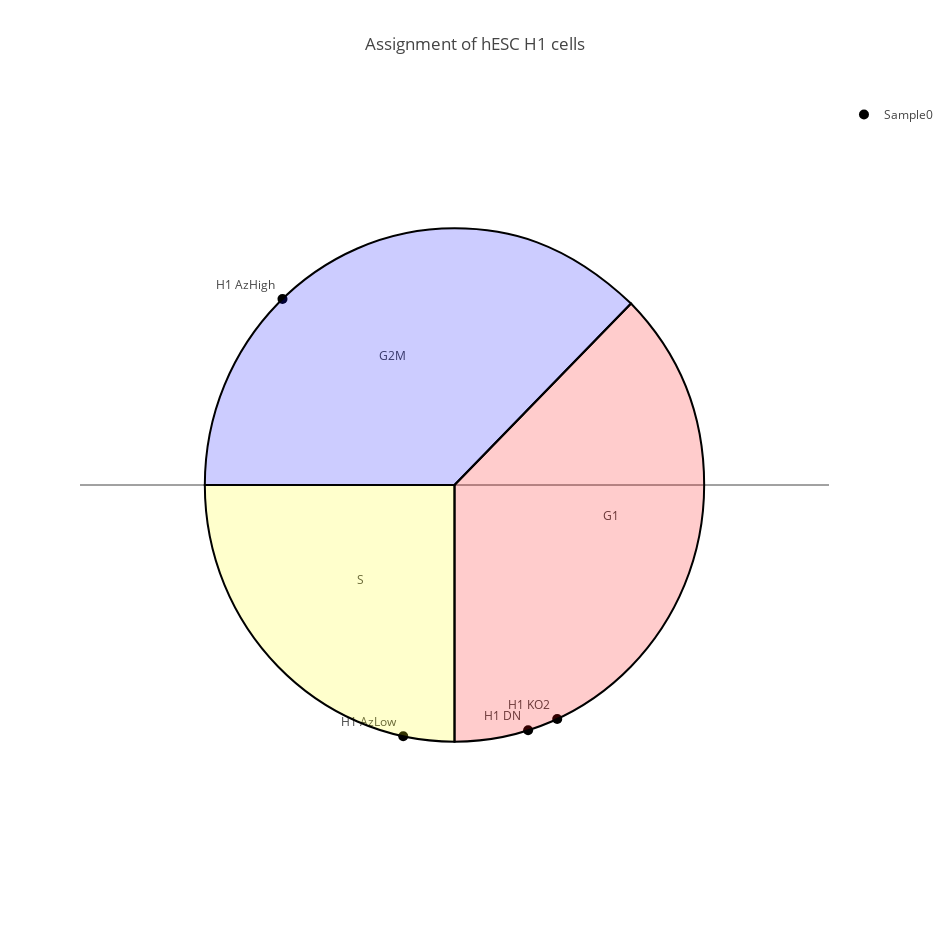
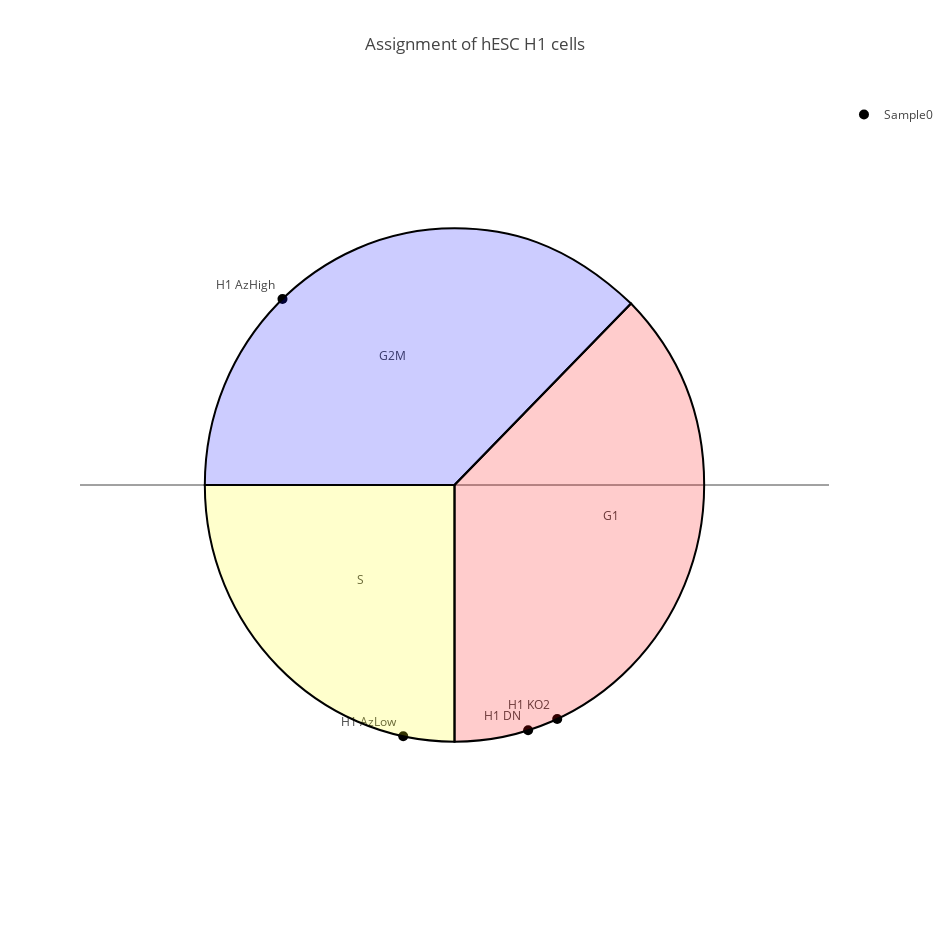

The code cell stored with these charts, in order, in its notebook:
### Code cell
sample1_g1 = [GSE53481_prediction_table.iloc[i, 0] for i in range (0,4)]
sample1_s = [GSE53481_prediction_table.iloc[i, 2] for i in range (0,4)]
sample1_g2m = [GSE53481_prediction_table.iloc[i, 1] for i in range (0,4)]
plot = helper.plot_prediction(sample1_g1, sample1_s, sample1_g2m, t="pie", xaxis=['DN', 'KO2', 'AzLow', 'AzHigh'], xaxislbl="H1", title="Assignment of hESC H1 cells",width=950,height=950)
iplot(plot,image='svg')

### Figure 1 — Plotly figure (JSON) as saved in the notebook; plotly's stock layout.template omitted (floating-point values rounded to 4 significant figures)
{"data": [{"marker": {"color": "black", "size": 10, "symbol": "circle"}, "mode": "markers+text", "name": "Sample0", "text": ["H1 DN", "H1 KO2", "H1 AzLow", "H1 AzHigh"], "textfont": {"size": 12}, "textposition": "top left", "type": "scatter", "x": [0.2949, 0.4114, -0.2054, -0.689], "y": [-0.9555, -0.9114, -0.9787, 0.7247]}, {"hoverinfo": "none", "mode": "text", "showlegend": false, "text": ["G1", "G2M", "S"], "type": "scatter", "x": [0.625, -0.25, -0.375], "y": [-0.125, 0.5, -0.375]}], "layout": {"height": 950, "shapes": [{"fillcolor": "rgba(255,0,0,0.2)", "path": " M 0,0 L0,-1 C 0.552,-1 1,-0.552 1,0 C 1,0.15 0.972,0.442 0.707,0.707 Z", "type": "path"}, {"fillcolor": "rgba(255,255,0,0.2)", "path": " M 0,0 L-1,0 C -1,-0.552 -0.552,-1 0,-1 Z", "type": "path"}, {"fillcolor": "rgba(0,0,255,0.2)", "path": " M 0,0 L0.707,0.707 C 0.442,0.952 0.205,1 0,1 C -0.552,1 -1,0.552 -1,0 Z", "type": "path"}], "title": "Assignment of hESC H1 cells", "width": 950, "xaxis": {"range": [-1.5, 1.5], "showgrid": false, "showline": false, "showticklabels": false, "zeroline": false}, "yaxis": {"range": [-1.5, 1.5], "showgrid": false, "showline": false, "showticklabels": false}}}

### Figure 2 — Plotly figure (JSON) as saved in the notebook; plotly's stock layout.template omitted (floating-point values rounded to 4 significant figures)
{"data": [{"marker": {"color": "black", "size": 10, "symbol": "circle"}, "mode": "markers+text", "name": "Sample0", "text": ["H1 DN", "H1 KO2", "H1 AzLow", "H1 AzHigh"], "textfont": {"size": 12}, "textposition": "top left", "type": "scatter", "x": [0.2949, 0.4114, -0.2054, -0.689], "y": [-0.9555, -0.9114, -0.9787, 0.7247]}, {"hoverinfo": "none", "mode": "text", "showlegend": false, "text": ["G1", "G2M", "S"], "type": "scatter", "x": [0.625, -0.25, -0.375], "y": [-0.125, 0.5, -0.375]}], "layout": {"height": 950, "shapes": [{"fillcolor": "rgba(255,0,0,0.2)", "path": " M 0,0 L0,-1 C 0.552,-1 1,-0.552 1,0 C 1,0.15 0.972,0.442 0.707,0.707 Z", "type": "path"}, {"fillcolor": "rgba(255,255,0,0.2)", "path": " M 0,0 L-1,0 C -1,-0.552 -0.552,-1 0,-1 Z", "type": "path"}, {"fillcolor": "rgba(0,0,255,0.2)", "path": " M 0,0 L0.707,0.707 C 0.442,0.952 0.205,1 0,1 C -0.552,1 -1,0.552 -1,0 Z", "type": "path"}], "title": "Assignment of hESC H1 cells", "width": 950, "xaxis": {"range": [-1.5, 1.5], "showgrid": false, "showline": false, "showticklabels": false, "zeroline": false}, "yaxis": {"range": [-1.5, 1.5], "showgrid": false, "showline": false, "showticklabels": false}}}
